Frame 1 (no input): blank canvas, image omitted
Frame 60 (the mouse pressed at the canvas centre just before this capture): blank canvas, image omitted
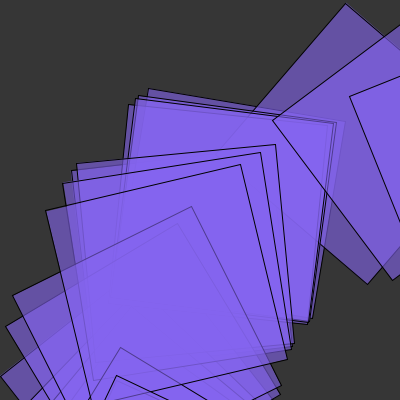
Frame 120 (the mouse held since frame 60 and released just before this capture)

The Processing sketch whose frames 1 and 60 were blank and that drew this single picture after the mouse press (run headless with seeded random() and noise(); from frame 60 on, the mouse is pressed at the canvas centre):

// Processing sketch: processing_136272
// ── processing_136272.pde

void setup()
{
  size(400,400);
  smooth();
  background(54,54,54);
}
void draw(){
  if(mousePressed==true){
  translate(400,400);
  float k=random(4);
  rotate(PI/k);
  fill(pmouseY/1.5,pmouseX/2,240,150);
  rect(pmouseX/2,pmouseY/3,mouseX,mouseY);
  }
}
